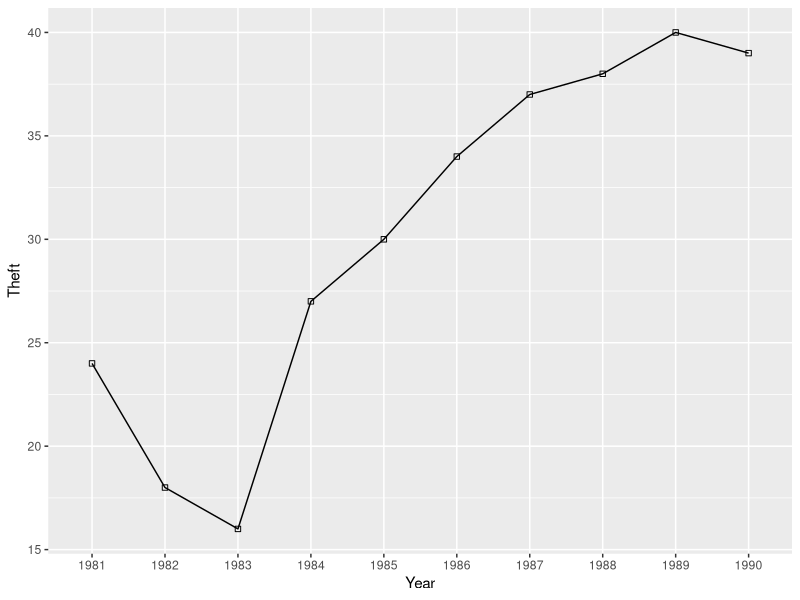

Source code (R):
#Page Number: 34

library(ggplot2)
data <- data.frame(YEAR = c('1981','1982','1983','1984','1985','1986','1987','1988','1989','1990'), Theft = c(24,18,16,27,30,34,37,38,40,39) )
ggplot(data, aes(YEAR, Theft, group = 1)) + 
  geom_point(shape = 0) + 
  geom_line()+
  xlab("Year")+ ylab("Theft")
